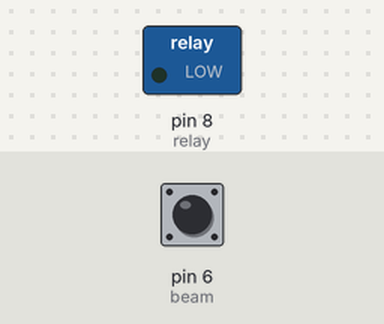
A sketch run on a simulated Arduino Uno, built with avr-gcc and run on an emulated ATmega328P. Shown: switched loads named in the sketch (green lamp = pin HIGH). The test bench sets the inputs (shaded band); at power-on: pin 6 (beam) HIGH. What the sketch prints to the serial monitor is not drawn.

Above: at 1.2 s.
1.3 s: pin 6 (beam) pulled LOW for 0.15 s
At 2.5 s:
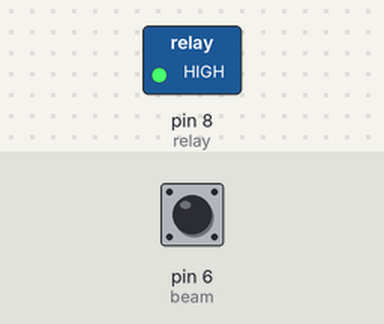
Timing chart, 0 to 4.3 s (numbered marks = the images above; inputs shaded):
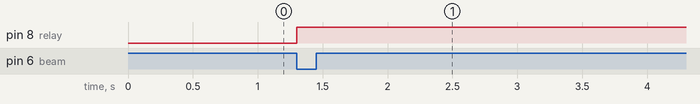

Measured:
- after the input at 1.3 s, pin 8 (relay): LOW → HIGH at once

The sketch:

catBox.ino
```cpp
#define relay 8 //define relay to pin 8
#define beam 6 //define relay to pin 6

int sensorState = 0, lastState = 0; //states for break beam

void setup()
{
  pinMode(relay, OUTPUT); //relay as output
  pinMode(beam, INPUT); //beam as input
  Serial.begin(); //begin serial
  digitalWrite(beam, HIGH); //use pull up resistor
}

void loop()
{
 sensorState = digitalRead(beam); //variable for beam

if(sensorState == LOW)
{
  digitalWrite(relay, HIGH); //turn on relay to turn off light (sounds confusing I know)
  delay(120000); //delay for 2 minutes
}

if(sensorState && !lastState)//check for states
  {
    Serial.println("Unbroken");
  }

if(!sensorState && lastState)
  {
    Serial.println("broken");
  }
lastState = sensorState;
}
```
